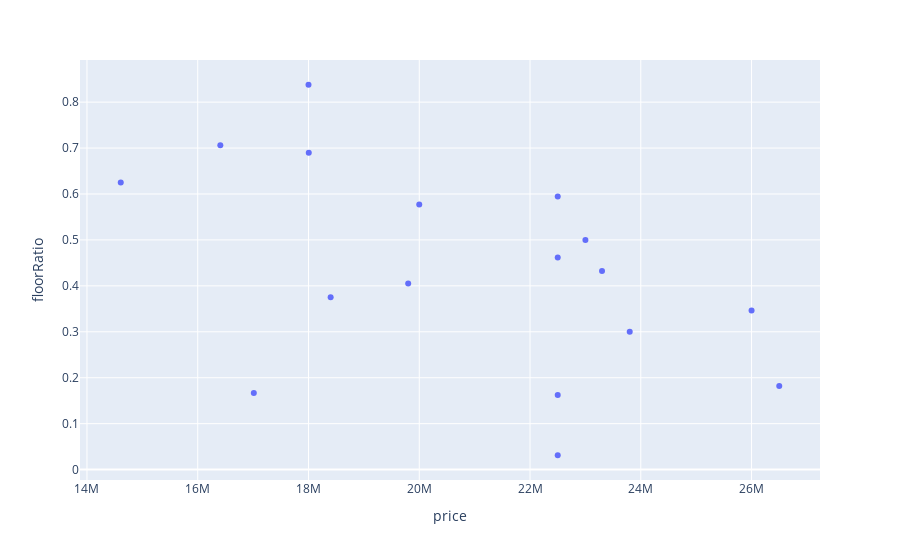

The notebook cell this image was saved under:
### Code cell
px.scatter(gb.get_group(list(gb.groups.keys())[0]), x='price', y='floorRatio')

### Figure 1 — Plotly figure (JSON) as saved in the notebook; plotly's stock layout.template omitted (floating-point values rounded to 4 significant figures)
{"data": [{"hovertemplate": "price=%{x}<br>floorRatio=%{y}<extra></extra>", "legendgroup": "", "marker": {"color": "#636efa", "symbol": "circle"}, "mode": "markers", "name": "", "orientation": "v", "showlegend": false, "type": "scatter", "x": [20000000, 26500000, 26000000, 23000000, 22500000, 18400000, 22500000, 19800000, 22500000, 22500000, 23300000, 23800000, 17012500, 18005000, 14610000, 18000000, 19800000, 16408000], "xaxis": "x", "y": [0.5769, 0.1818, 0.3462, 0.5, 0.4615, 0.375, 0.1622, 0.4054, 0.5946, 0.03125, 0.4324, 0.3, 0.1667, 0.6897, 0.625, 0.8378, null, 0.7059], "yaxis": "y"}], "layout": {"legend": {"tracegroupgap": 0}, "margin": {"t": 60}, "xaxis": {"anchor": "y", "domain": [0, 1], "title": {"text": "price"}}, "yaxis": {"anchor": "x", "domain": [0, 1], "title": {"text": "floorRatio"}}}}
